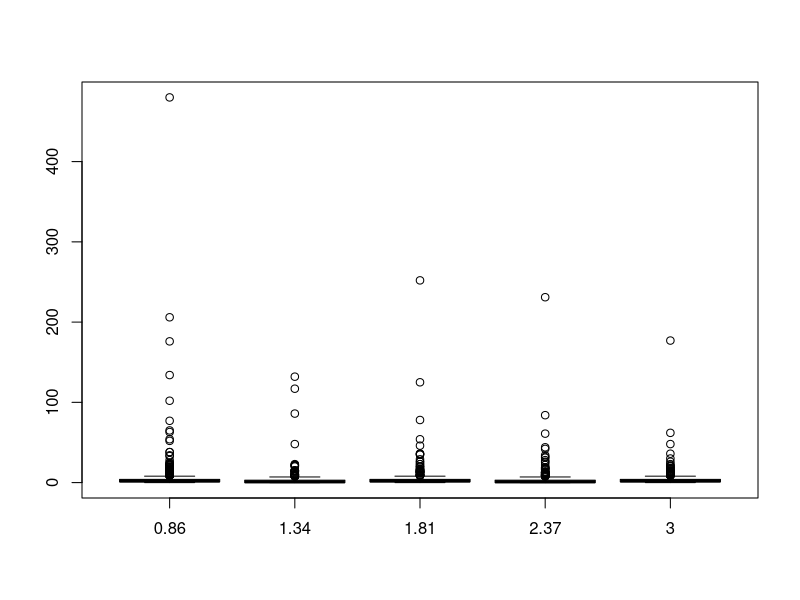
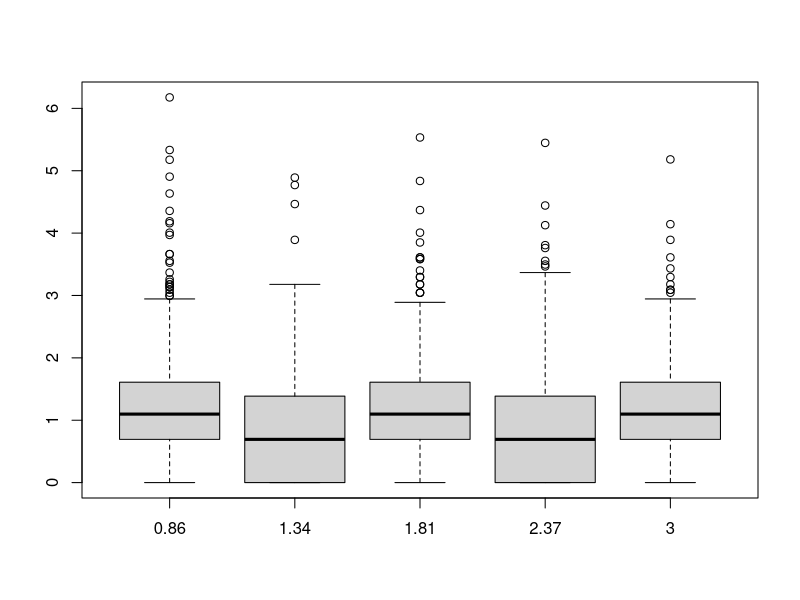
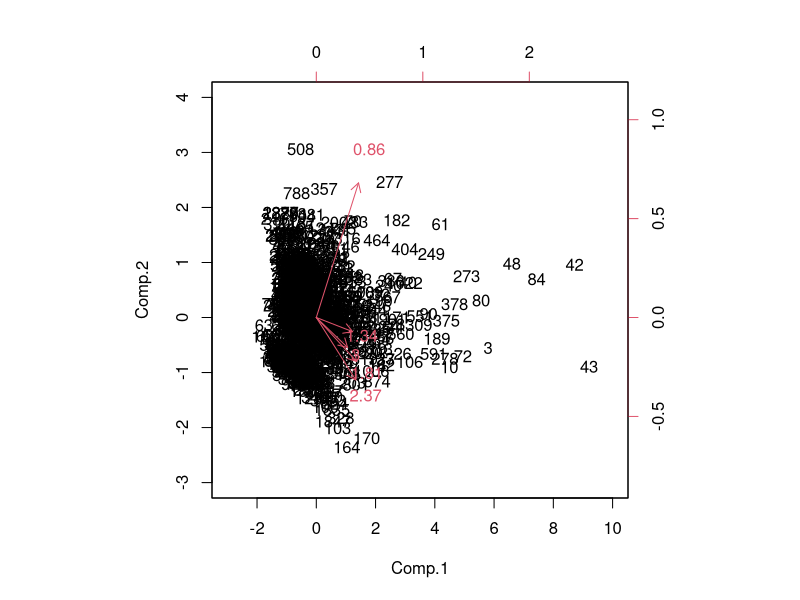
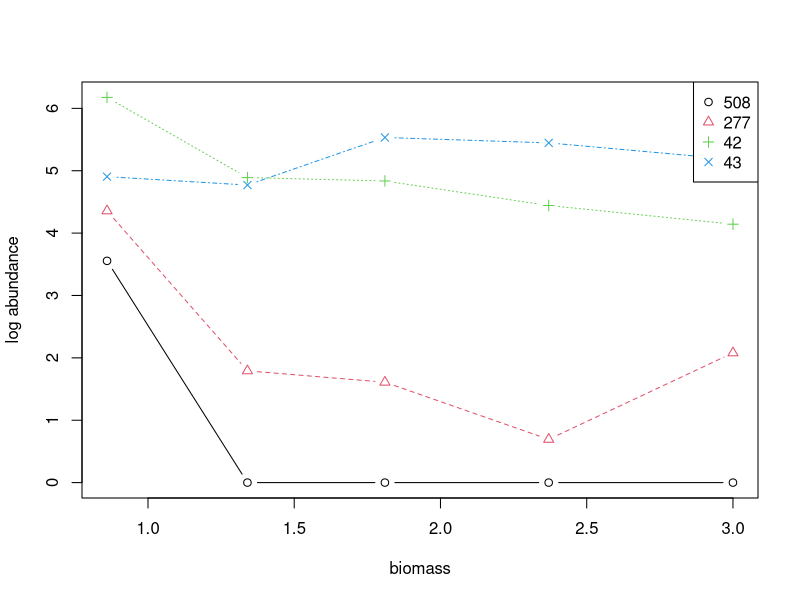
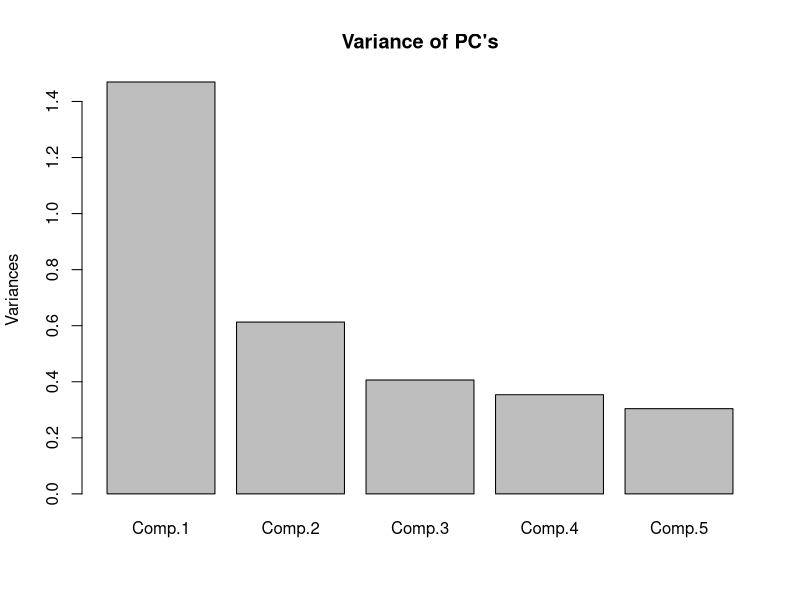
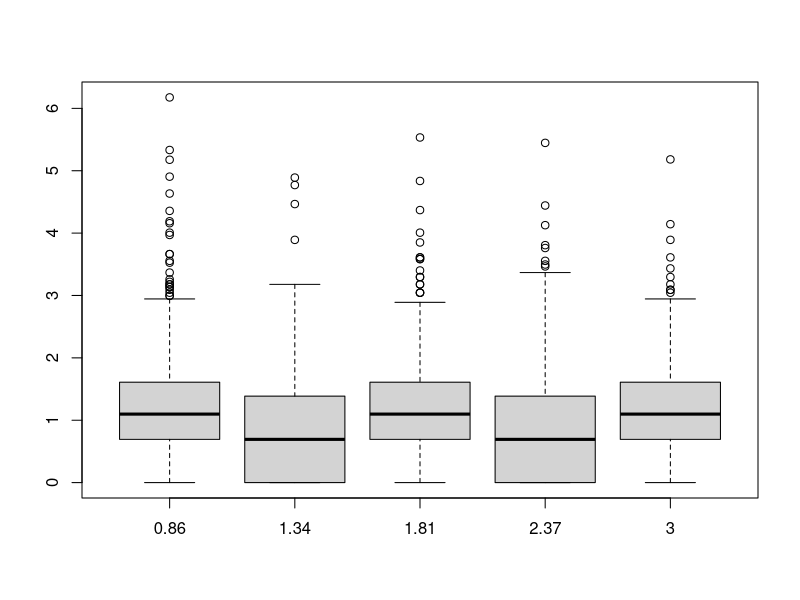
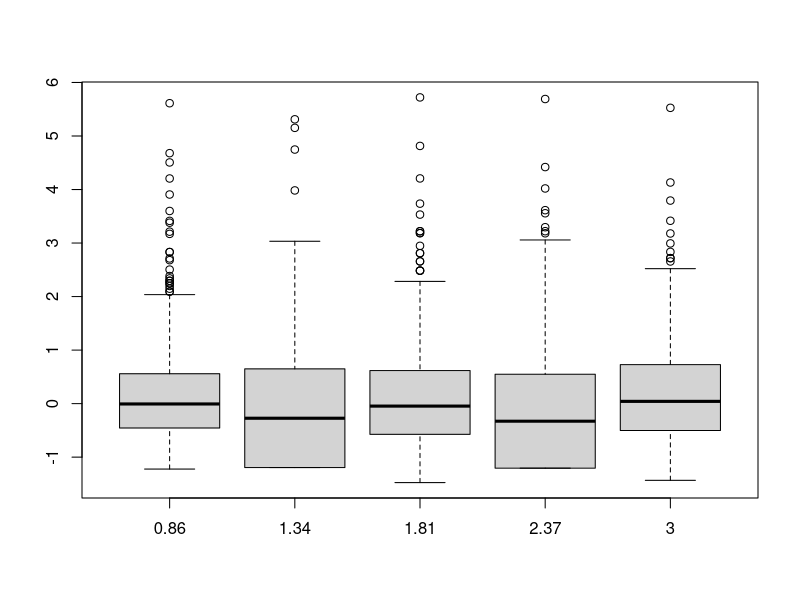
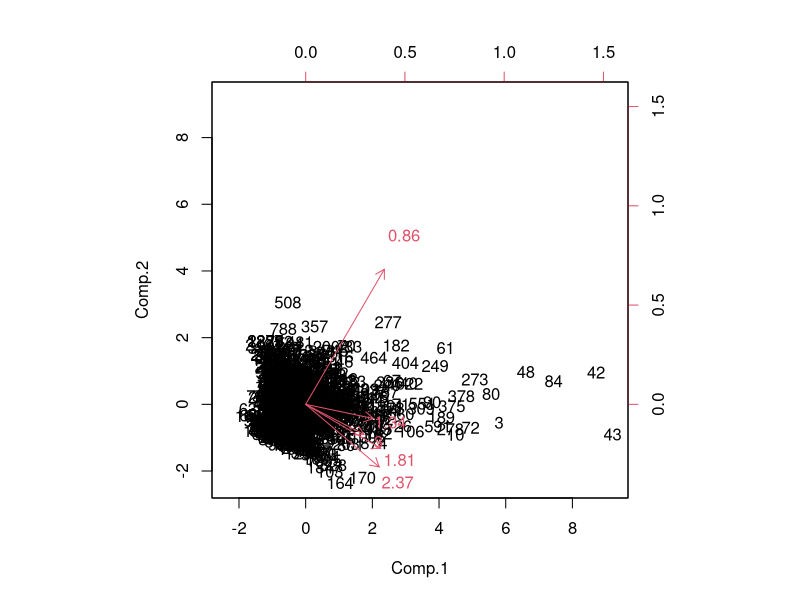

The R source for these figures, in order: (Note: this script raises an error after producing the figures.)
## ---- chunk 1
knitr::opts_chunk$set(echo = FALSE)
## ---- chunk 2
bacteria=read.table("bacteria.txt", row.names=1)
biomass<-c(0.86, 1.34,1.81,2.37,3.0)
colnames(bacteria)= biomass
bacteria[1:5,]
dim(bacteria)
## ---- chunk 3
boxplot(bacteria)
## ---- chunk 4
l.bacteria=log(bacteria+1)
boxplot(l.bacteria)
## ---- chunk 5
biplot(princomp(l.bacteria), scale=0, ylim = c(-3,4), xlim = c(-3,10))
## ---- chunk 6
round(princomp(l.bacteria)$loadings[,1:2],2)
## ---- chunk 7
interesting=c("508","277","42","43")
matplot(biomass,t(l.bacteria[interesting,]), pch = 1:4,col=1:4,type="b",ylab="log abundance")
legend("topright",pch=1:4, col=1:4,legend=interesting)
## ---- chunk 8
plot(princomp(l.bacteria), main = "Variance of PC's")
## ---- chunk 9
boxplot(l.bacteria)
## ---- chunk 10
sl.bacteria = scale(l.bacteria)
boxplot(sl.bacteria)
## ---- chunk 11
round(princomp(l.bacteria)$loadings[,1:2],2)
## ---- chunk 12
round(princomp(sl.bacteria)$loadings[,1:2],2)
## ---- chunk 13
biplot(princomp(l.bacteria), scale=0)
## ---- chunk 14
biplot(princomp(sl.bacteria), scale = 0)
## ---- chunk 15
matplot(biomass,t(l.bacteria[interesting,]), pch = 1:4,col=1:4,type="b",ylab="stand log abundance")
legend("topright",pch=1:4, col=1:4,legend=interesting)
## ---- chunk 16
matplot(biomass,t(sl.bacteria[interesting,]), pch = 1:4,col=1:4,type="b",ylab="stand log abundance")
legend("topright",pch=1:4, col=1:4,legend=interesting)
## ---- chunk 17
pvalues=rep(NULL, 778)
lfc=rep(NULL, 778)
bacteria = as.matrix(bacteria)
for(i in 1:778){
  #1. Specify model
  model=summary(glm(bacteria[i,]~biomass, family="poisson"))
  #2. Compute p-values (and LFC while we're at it)
  pvalues[i]=model$coefficient[2,4]
  lfc[i]=model$coefficient[2,1]
}
## ---- chunk 18
# 3. Estimate FDR and return TRUE if < .05
discoveries = p.adjust(pvalues, method = "BH")<.05
sum(discoveries)
plot(pvalues, p.adjust(pvalues, method="BH"), ylab="FDR", xlim = c(0,.05),ylim=c(0,.5), col= as.numeric(discoveries)+1)
abline(h = 0.05,v=.05, lwd =c(5,1), col = c(2,1))
legend("topleft", inset=.05, col=2, pch=1, legend = "Discovery")
## ---- chunk 19
NumDiscoveries = sum(pvalues<.05)
NumDiscoveries
## ---- chunk 20
NumFalseDiscoveries = 778*.05
NumFalseDiscoveries
## ---- chunk 21
38.9/135
## ---- chunk 22
biplot(princomp(l.bacteria[,]),scale=0)
## ---- chunk 23
biplot(princomp(l.bacteria[discoveries,]), scale =0)
## ---- chunk 24
#1. Priors pi, beta estimated in Habiger, Watts, Anderson (2017)
pi = c(.69,.16,.15)
beta=c(0,-1.13,.78)

#2 Compute posterior: 
p.0=exp(beta[1]*biomass)/sum(exp(beta[1]*biomass))
p.l=exp(beta[2]*biomass)/sum(exp(beta[2]*biomass))
p.u=exp(beta[3]*biomass)/sum(exp(beta[3]*biomass))
q<-function(y){ pi[1]*dmultinom(y,prob=p.0)/
 (pi[1]*dmultinom(y,prob=p.0) + pi[2]*dmultinom(y,prob=p.l)+pi[3]*dmultinom(y, prob=p.u))}
qs=rep(NULL, 778)
for(i in 1:778){qs[i]=q(bacteria[i,])}
## ---- chunk 25
#3 EBdiscoveries are ones with FDR<.05
s.q=sort(qs)
FDR=cumsum(s.q)/1:778
k=sum(FDR<=.05)
EBdiscoveries=qs<=s.q[k]
sum(EBdiscoveries)

plot(s.q, FDR, xlab="Post. Null", ylab = "FDR", xlim = c(0,.3), ylim = c(0, .1), col=I(FDR<.05)+1)
abline(h = 0.05, lwd =5, col = 2)
legend("topleft", inset=.05, col=2, pch=1, legend = "Discovery")
## ---- chunk 26
biplot(princomp(l.bacteria[discoveries,]),xlim = c(-3,8),ylim = c(-4, 4),scale=0)
## ---- chunk 27
biplot(princomp(l.bacteria[EBdiscoveries,]),xlim = c(-3,8),ylim = c(-4, 4), scale=0)
## ---- chunk 28
plot(lfc,p.adjust(pvalues, method="BH"), xlim = c(-3,3), xlab = "log fold change", ylab=expression(hat(FDR)))
abline(h=0.05, lwd =3) 
#index=sort(qs, index=TRUE)[[2]]
#points(lfc[index], FDR,pch=2, col=2)
legend("topright",legend=c("BH","Emp Bayes"), pch = c(1,2), col = c(1,2))
## ---- chunk 29
plot(lfc,p.adjust(pvalues, method="BH"), xlim = c(-3,3), xlab = "log fold change", ylab=expression(hat(FDR)))
abline(h=0.05, lwd =3) 
index=sort(qs, index=TRUE)[[2]]
points(lfc[index], FDR,pch=2, col=2)
legend("topright",legend=c("BH","Emp Bayes"), pch = c(1,2), col = c(1,2))
## ---- chunk 30
knitr::include_graphics("cartoon.jpg")
